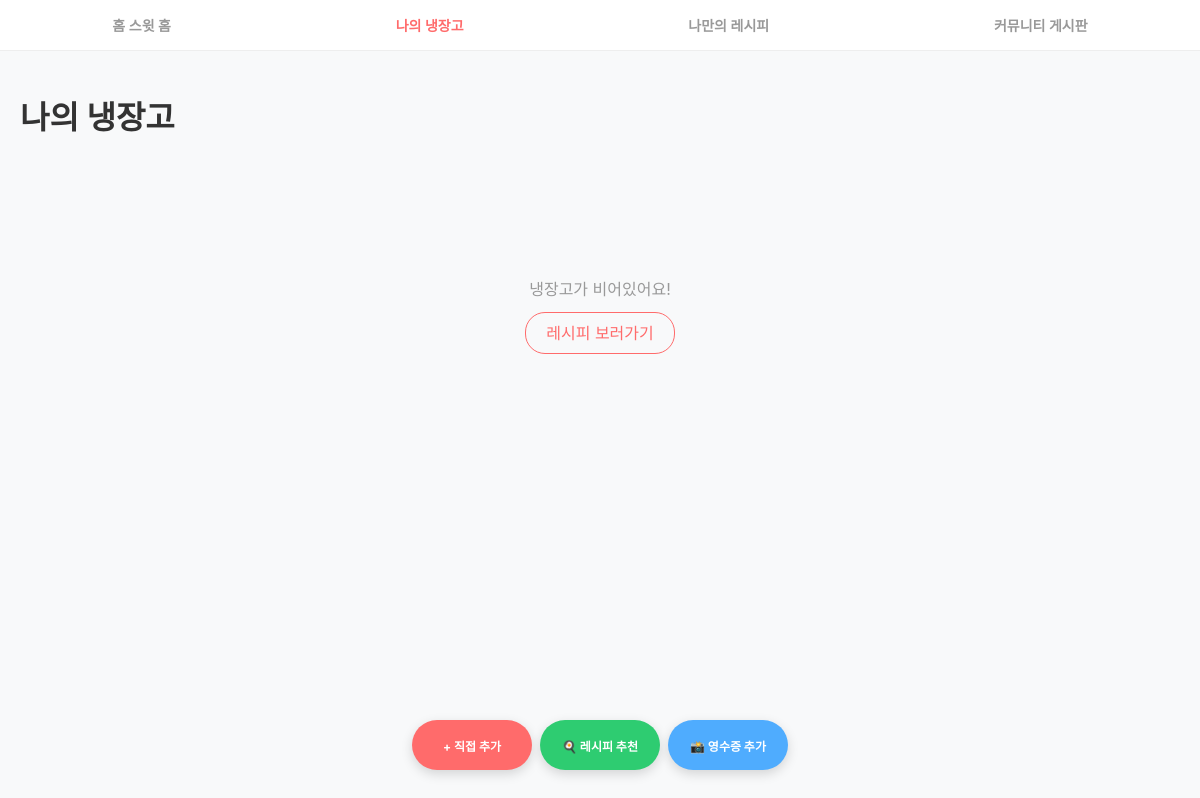
The page /fridge/ (signed in) on the database as committed earlier.
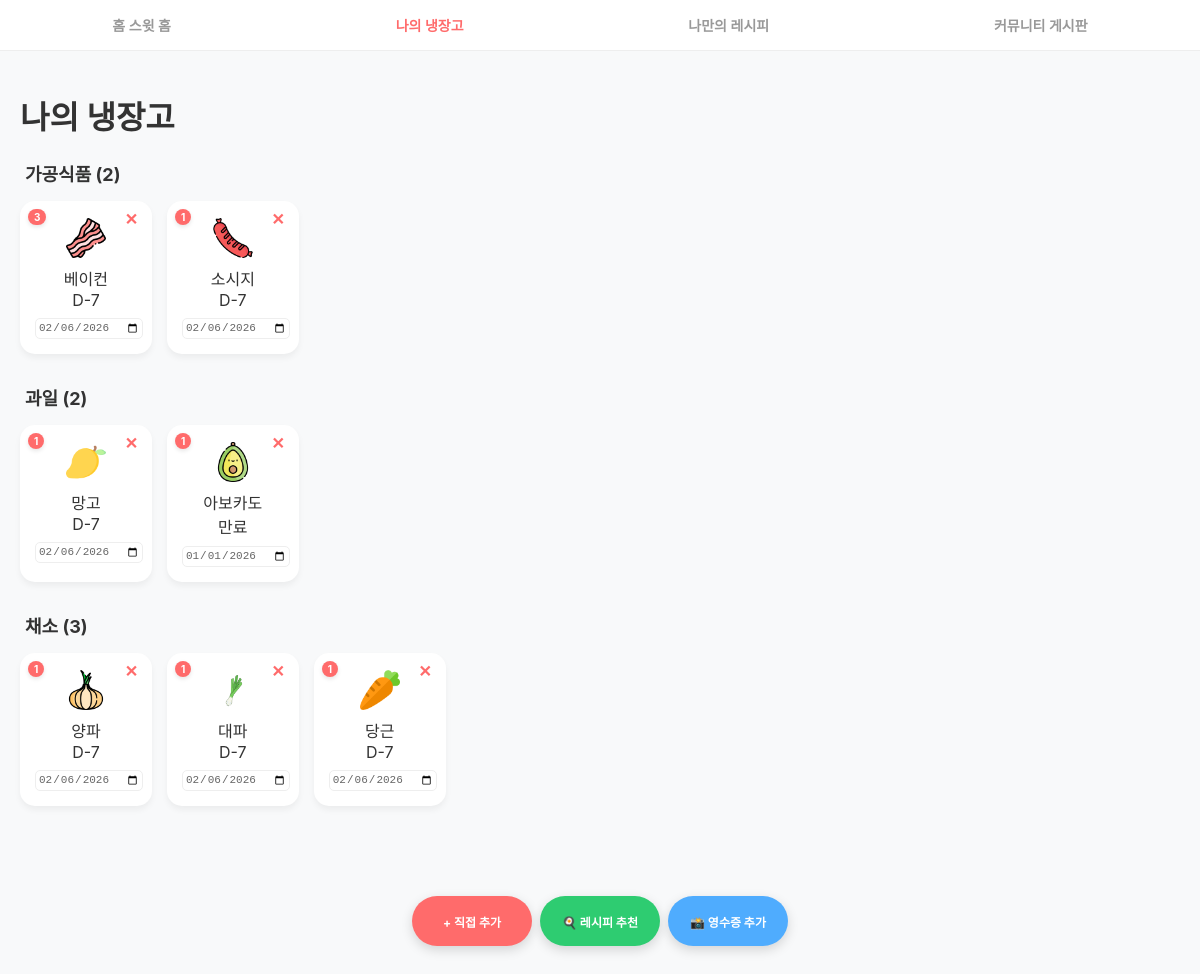
The same page on the database as committed later.
### my_django/models.py (models this page shows, shortened)
class MasterIngredient(models.Model): #마스터 냉장고(재료 등록 데이터 겸 필터 역할)
    name = models.CharField(max_length=50, unique=True)
    category = models.CharField(max_length=20, choices=[
        ('채소', '채소'), ('양념', '양념'), ('해산물', '해산물'),
        ('육류', '육류'), ('가공식품', '가공식품'), ('조미료', '조미료'), ('과일', '과일')
    ])

class Ingredient(models.Model): #사용자 냉장고
    user = models.ForeignKey(User, on_delete=models.CASCADE, related_name='my_ingredients')
    master_ingredient = models.ForeignKey(MasterIngredient, on_delete=models.CASCADE)
    quantity = models.PositiveIntegerField(default=1)
    expiry_date = models.DateField(null=True, blank=True)
    added_at = models.DateTimeField(auto_now_add=True)
    def get_d_day(self):
        if self.expiry_date:
            today = date.today()
            diff = (self.expiry_date - today).days
            if diff == 0: return "D-Day"
            elif diff > 0: return f"D-{diff}"
            else: return "만료"
        return "기한미설정"

### my_django/views.py (the view)
@login_required
def fridge_main(request):
    ingredients = Ingredient.objects.filter(user=request.user).order_by('master_ingredient__category', '-added_at')
    return render(request, 'my_django/fridge_main.html', {'ingredients': ingredients})

### templates/my_django/fridge_main.html (shortened to what this page needs)
{% load static %}
<!DOCTYPE html>
<html lang="ko">
<head>
    <link rel="stylesheet" href="{% static 'css/my_django.css' %}">
</head>
<body>
    <nav class="nav-bar">
        <a href="/">홈 스윗 홈</a>
        <a href="{% url 'my_django:fridge_main' %}" class="active">나의 냉장고</a>
        <a href="{% url 'my_recipe:recipe_list' %}">나만의 레시피</a>
        <a href="{% url 'community:post_list' %}">커뮤니티 게시판</a>
    </nav>
    <div class="container">
        <div class="header" style="margin-top: 20px;">
            <h1>나의 냉장고</h1>
        </div>
        {% if not ingredients %}
            <div style="text-align: center; padding: 100px 0;">
                <p style="color: #999; margin-bottom: 20px;">냉장고가 비어있어요!</p>
                <a href="{% url 'my_recipe:recipe_list' %}" style="color: #ff6b6b; text-decoration: none; border: 1px solid #ff6b6b; padding: 10px 20px; border-radius: 20px;">레시피 보러가기</a>
            </div>
        {% else %}
            {% regroup ingredients by master_ingredient.category as category_list %}
            {% for category in category_list %}
                <div class="category-section">
                    <h2 class="category-title">{{ category.grouper }} <span>({{ category.list|length }})</span></h2>
                    <div class="grid">
                        {% for item in category.list %}
                        <div class="card">
                            <div class="quantity-badge">{{ item.quantity }}</div>
                            <form action="{% url 'my_django:delete_ingredient' item.pk %}" method="post" onsubmit="return confirm('삭제하시겠습니까?');">
                                {% csrf_token %}<button type="submit" class="delete-btn">✕</button>
                            </form>
                            <div class="image-box" style="margin-bottom: 5px; height: 45px; display: flex; align-items: center; justify-content: center;">
                                <img src="{% static 'images/' %}{{ item.master_ingredient.name }}.png"
                                     alt="{{ item.master_ingredient.name }}"
                                     style="width: 40px; height: 40px; object-fit: contain;"
                                     onerror="this.onerror=null; this.src='{% static 'images/default.png' %}';">
                            </div>
                            <span class="name">{{ item.master_ingredient.name }}</span>
                            <div class="d-day">{{ item.get_d_day }}</div>
                            <form action="{% url 'my_django:update_expiry' item.pk %}" method="post">
                                <input type="date" name="expiry_date" class="date-input"
                                       value="{{ item.expiry_date|date:'Y-m-d' }}" onchange="this.form.submit()">
                            </form>
                        </div>
                        {% endfor %}
                    </div>
                </div>
            {% endfor %}
        {% endif %}
        <div style="height: 120px;"></div>
        <div class="floating-menu">
            <a href="{% url 'my_django:ingredient_select' %}" class="floating-btn btn-add">+ 직접 추가</a>
            <a href="{% url 'my_django:recommend_recipe' %}" class="floating-btn btn-recommend" id="recommend-btn" onclick="handleRecipeRecommend()">🍳 레시피 추천</a>
            <form action="{% url 'my_django:upload_receipt' %}" method="post" enctype="multipart/form-data" id="receipt-form" style="flex: 1; max-width: 120px;">
                <label for="receipt_file" class="floating-btn btn-receipt" id="receipt-label">📸 영수증 추가</label>
            </form>
        </div>
    </div>
</body>
</html>

### static/css/my_django.css (style rules this page uses)
body { margin: 0; padding: 0; font-family: 'Pretendard', -apple-system, sans-serif; background-color: #f8f9fa; color: #333; }
.container { max-width: 1200px; margin: 0 auto; padding: 20px; }
.nav-bar { display: flex; justify-content: space-around; align-items: center; background: #ffffff; padding: 15px 0; border-bottom: 1px solid #eee; position: sticky; top: 0; z-index: 100; }
.nav-bar a { text-decoration: none; color: #999; font-size: 14px; font-weight: 600; transition: 0.2s; }
.nav-bar a.active { color: #ff6b6b; }
.category-section { margin-bottom: 30px; }
.category-title { font-size: 18px; margin-bottom: 15px; padding-left: 5px; font-weight: bold; }
.grid { display: grid; grid-template-columns: repeat(auto-fill, minmax(120px, 1fr)); gap: 15px; }
.card { background: white; border-radius: 15px; padding: 15px; position: relative; text-align: center; box-shadow: 0 4px 6px rgba(0,0,0,0.05); transition: transform 0.2s; }
.delete-btn { position: absolute; top: 8px; right: 8px; border: none; background: none; color: #ddd; cursor: pointer; font-size: 16px; }
.floating-menu { position: fixed; bottom: 30px; left: 50%; transform: translateX(-50%); display: flex; gap: 10px; width: 90%; max-width: 450px; z-index: 1000; }
.floating-btn { flex: 1; height: 55px; display: flex; align-items: center; justify-content: center; border-radius: 28px; color: white; text-decoration: none; font-weight: bold; font-size: 16px; box-shadow: 0 8px 15px rgba(0,0,0,0.1); }
.btn-add { background-color: #ff6b6b; }
.date-input { width: 100%; border: 1px solid #eee; border-radius: 5px; font-size: 11px; margin-top: 8px; color: #666; padding: 2px; }

### templates/my_django/fridge_main.html (style rules this page uses)
.floating-menu { display: flex; gap: 8px; justify-content: center; padding: 0 10px; box-sizing: border-box; position: fixed; bottom: 30px; width: 100%; z-index: 1000; }
.floating-btn { flex: 1; max-width: 120px; height: 50px; border-radius: 25px; text-align: center; font-size: 12px; font-weight: bold; cursor: pointer; border: none; display: flex; align-items: center; justify-content: center; box-shadow: 0 4px 12px rgba(0,0,0,0.15); text-decoration: none; }
.btn-add { background-color: #ff6b6b; color: white; }
.btn-recommend { background-color: #2ecc71 !important; color: white; }
.btn-receipt { background-color: #4facfe !important; color: white; }
.delete-btn { position: absolute; top: 8px; right: 8px; border: none; background: none; color: #ff6b6b; cursor: pointer; font-size: 16px; font-weight: bold; }
.quantity-badge { position: absolute; top: 8px; left: 8px; background-color: #ff6b6b; color: white; font-size: 10px; font-weight: bold; padding: 2px 6px; border-radius: 10px; z-index: 2; box-shadow: 0 2px 4px rgba(0,0,0,0.1); }
.card { position: relative; }

Rows that differ between the two databases and show on the page:
added MasterIngredient: grouper "가공식품"
added Ingredient: quantity "3", shows a picture, master_ingredient.name "베이컨", get_d_day "D-7", expiry_date "02/06/2026", shown under "가공식품"
added Ingredient: quantity "1", shows a picture, master_ingredient.name "소시지", get_d_day "D-7", expiry_date "02/06/2026", shown under "가공식품"
added MasterIngredient: grouper "과일"
added Ingredient: quantity "1", shows a picture, master_ingredient.name "망고", get_d_day "D-7", expiry_date "02/06/2026", shown under "과일"
added Ingredient: quantity "1", master_ingredient.name (picture), master_ingredient.name "아보카도", get_d_day "만료", expiry_date "01/01/2026", shown under "과일"
now on this page (row unchanged): MasterIngredient: grouper "채소"
added Ingredient: quantity "1", shows a picture, master_ingredient.name "양파", get_d_day "D-7", expiry_date "02/06/2026", shown under "채소"
added Ingredient: quantity "1", shows a picture, master_ingredient.name "대파", get_d_day "D-7", expiry_date "02/06/2026", shown under "채소"
added Ingredient: quantity "1", shows a picture, master_ingredient.name "당근", get_d_day "D-7", expiry_date "02/06/2026", shown under "채소"
Other text that changed with them:
new list line: "( 2 )"
new list line: "( 3 )"
text no longer shown: "냉장고가 비어있어요! 레시피 보러가기"
